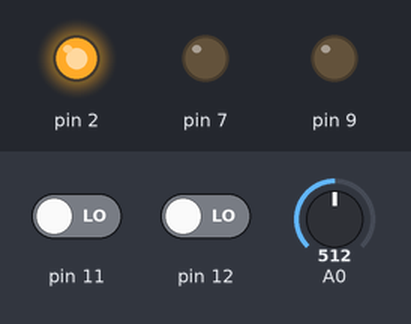
Recording of a sketch running on a simulated Arduino Uno, built with avr-gcc and run on an emulated ATmega328P. Shown: output pins drawn as LEDs (lit = HIGH). The test bench sets the inputs (shaded band); at power-on: pin 11 LOW, pin 12 LOW, A0 = 512.

Above: at 1.2 s.
1.3 s: pin 11 driven HIGH
At 2.4 s:
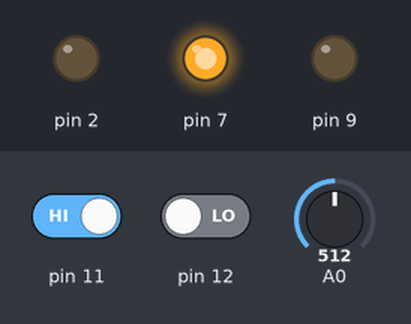
2.8 s: pin 12 driven HIGH
At 3.5 s:
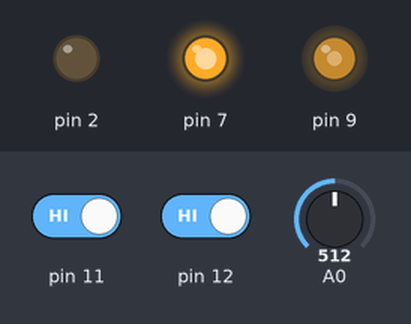
4.3 s: A0 set to 716
At 4.7 s:
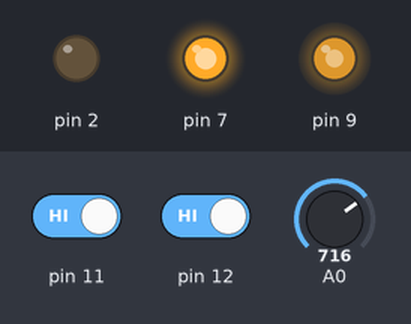
5.8 s: A0 set to 900
At 7.0 s:
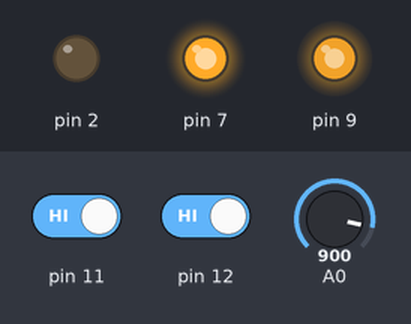
7.3 s: A0 set to 122
At 8.1 s:
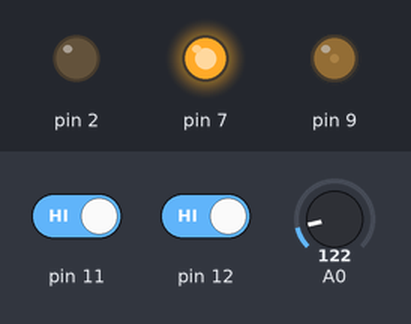
8.8 s: A0 set to 511
At 9.3 s:
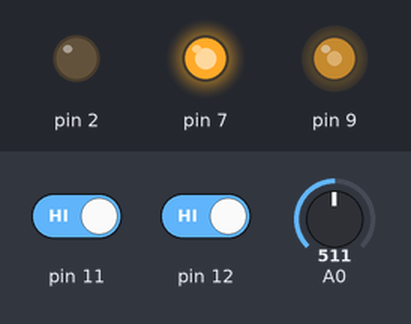
Timing chart, 0 to 11.3 s (numbered marks = the images above; inputs shaded):
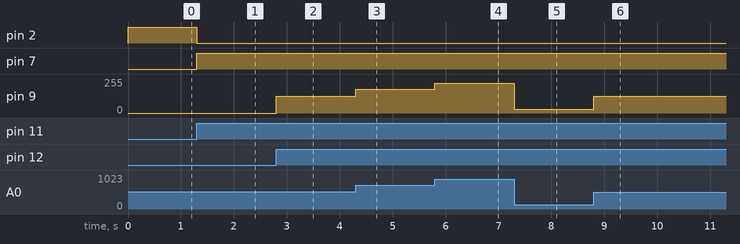

The sketch:

Project_10.ino
```cpp
byte readingSwitch, readingDIR, voltageOut;
byte previousSwitch = 0;
unsigned long timeSwitch = 0;
byte stateSwitch = 0;
byte previousDIR = 0;
unsigned long timeDIR = 0;
byte stateDIR = 0;
int potentReading;
long debounce = 200;

void setup() {
  // put your setup code here, to run once:
  //Serial.begin(9600);
  pinMode(11, INPUT);
  pinMode(12, INPUT);
  pinMode(9, OUTPUT);
  pinMode(7, OUTPUT);
  pinMode(2, OUTPUT);
}

void loop() {
  // put your main code here, to run repeatedly:
  readingSwitch = digitalRead(12);
  readingDIR = digitalRead(11);
  potentReading = analogRead(A0);
  voltageOut = map(potentReading, 0, 1023, 0, 255);

  if(previousSwitch == 0 && readingSwitch == 1 && millis() - timeSwitch > debounce) {
    if(stateSwitch == HIGH){
      stateSwitch = LOW;
    }else if(stateSwitch == LOW){
      stateSwitch = HIGH;
    }
    timeSwitch = millis();
  }
  if(previousDIR == 0 && readingDIR == 1 && millis() - timeDIR > debounce) {
    if(stateDIR == HIGH){
      stateDIR = LOW;
    }else if(stateDIR == LOW){
      stateDIR = HIGH;
    }
    timeDIR = millis();
  }
  previousDIR = readingDIR;
  previousSwitch = readingSwitch;
  if(stateDIR == HIGH){
    digitalWrite(7, HIGH);
    digitalWrite(2, LOW);
  }else if(stateDIR == LOW){
    digitalWrite(7, LOW);
    digitalWrite(2, HIGH);
  }
  if(stateSwitch == HIGH){
    //Serial.println(potentReading);
    analogWrite(9, voltageOut);
  }else if(stateSwitch == LOW){
    analogWrite(9, LOW);
  }

}
```

Measured:
- after the input at 1.3 s, pin 2: HIGH → LOW at once; pin 7: LOW → HIGH at once
- after the input at 2.8 s, pin 9: 0/255 → 127/255 at once
- after the input at 4.3 s, pin 9: 127/255 → 178/255 at once
- after the input at 5.8 s, pin 9: 178/255 → 224/255 at once
- after the input at 7.3 s, pin 9: 224/255 → 30/255 at once
- after the input at 8.8 s, pin 9: 30/255 → 127/255 at once
